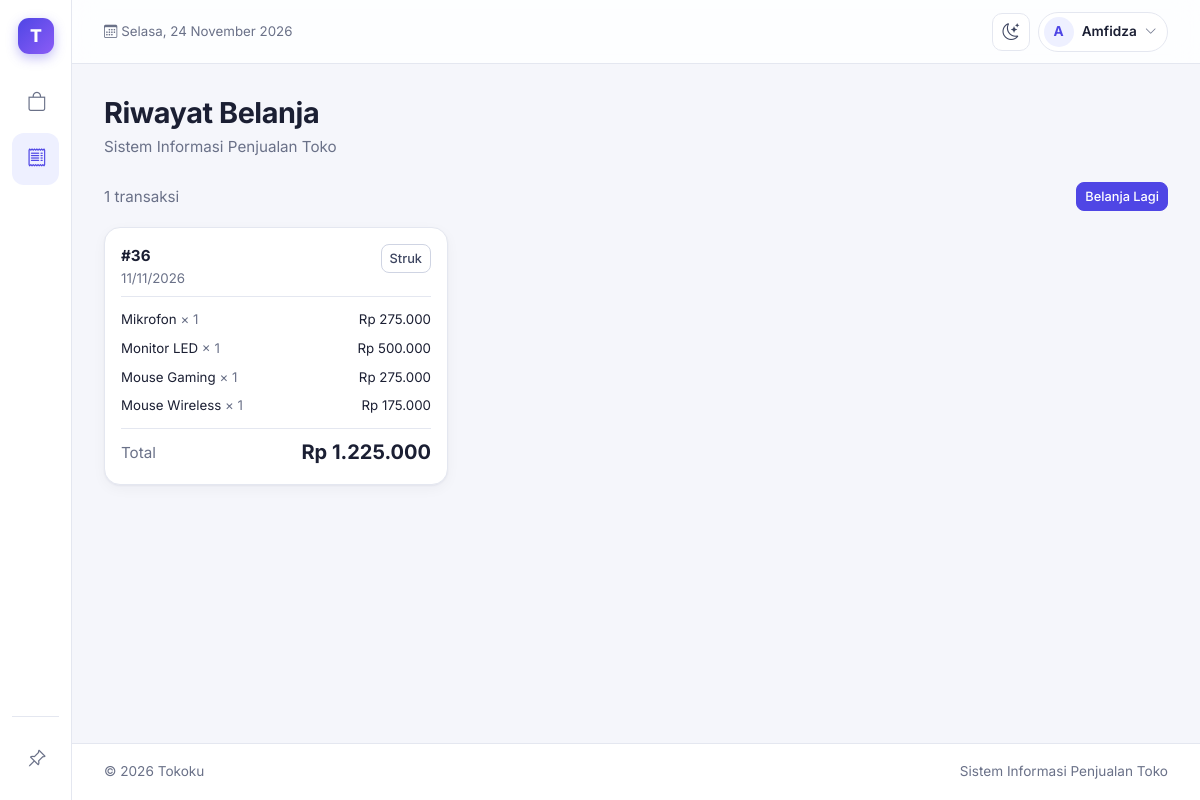
Before: /tokoku/index.php?page=riwayat (signed in) with the older database file.
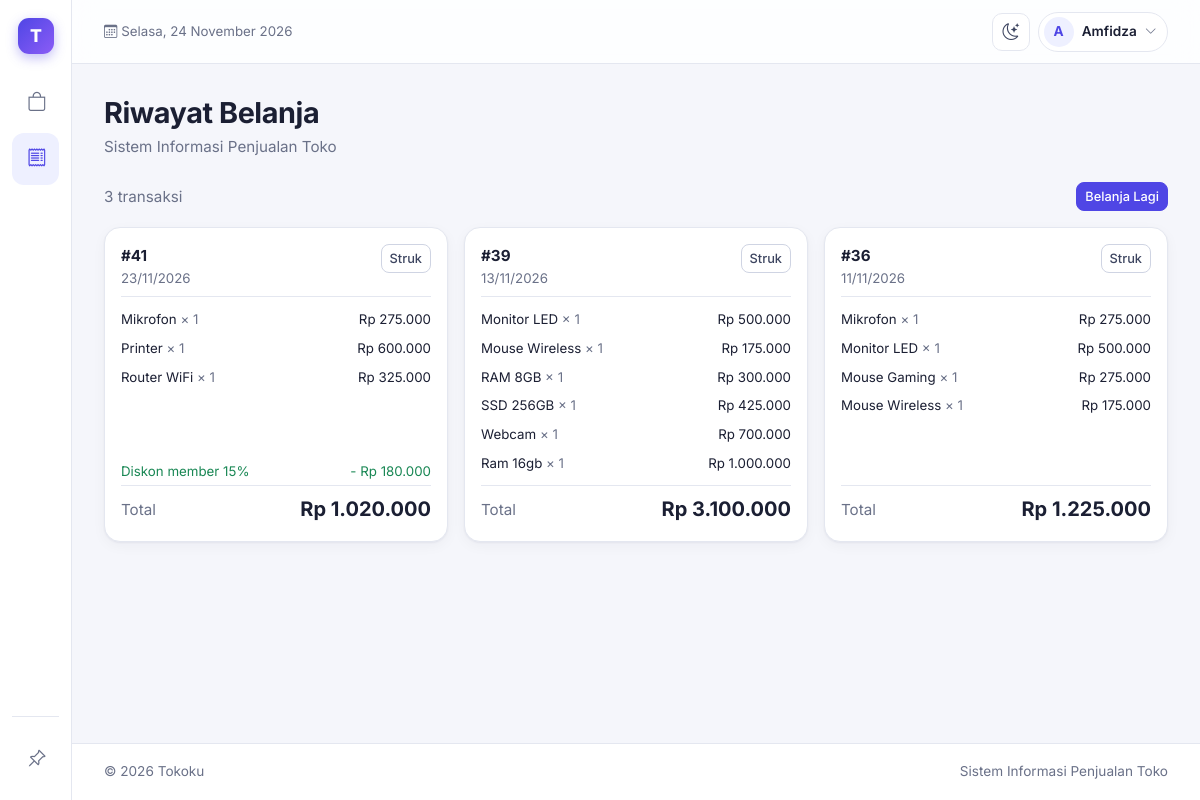
After: the same page with the newer database file.
### tables this page shows
CREATE TABLE `tbl_user` (
  `id_user` int(11) NOT NULL,
  `username` varchar(30) NOT NULL,
  `password_hash` varchar(255) NOT NULL,
  `nama_lengkap` varchar(100) NOT NULL,
  `role` enum('admin','petugas','pelanggan') NOT NULL DEFAULT 'pelanggan',
  `id_pelanggan` int(11) DEFAULT NULL,
  `dibuat` timestamp NOT NULL DEFAULT current_timestamp()
);

CREATE TABLE `tbl_transaksi` (
  `id_transaksi` int(11) NOT NULL,
  `tanggal` date DEFAULT NULL,
  `id_pelanggan` int(11) DEFAULT NULL,
  `total_belanja` decimal(12,2) DEFAULT NULL,
  `metode_bayar` varchar(10) NOT NULL DEFAULT 'tunai',
  `subtotal` decimal(12,2) DEFAULT NULL,
  `diskon_persen` decimal(5,2) NOT NULL DEFAULT 0.00,
  `diskon` decimal(12,2) NOT NULL DEFAULT 0.00,
  `id_member` int(11) DEFAULT NULL,
  `poin_didapat` int(11) DEFAULT 0
);

CREATE TABLE `tbl_detail_transaksi` (
  `id_detail` int(11) NOT NULL,
  `id_transaksi` int(11) DEFAULT NULL,
  `id_produk` int(11) DEFAULT NULL,
  `nama_produk` varchar(100) DEFAULT NULL,
  `jumlah` int(11) DEFAULT NULL,
  `harga` decimal(12,2) DEFAULT NULL
);

### tokoku/index.php (called while the page is built, shortened)
<?php
require_once __DIR__ . '/config/database.php';
require_once __DIR__ . '/includes/functions.php';
require_once __DIR__ . '/includes/auth.php';
require_login($pdo);
$user = user_login();
$pages = array_intersect_key(
    semua_halaman(),
    array_flip(izin_halaman($user['role']))
);
$page = $_GET['page'] ?? '';
$pageTitle = $pages[$page];
require_once __DIR__ . '/includes/header.php';
require __DIR__ . '/pages/' . $page . '.php';
require_once __DIR__ . '/includes/footer.php';

### tokoku/includes/functions.php (called while the page is built, shortened)
<?php
function e($value)
{
    return htmlspecialchars((string) $value, ENT_QUOTES, 'UTF-8');
}
function rupiah($angka)
{
    return 'Rp ' . number_format((float) $angka, 0, ',', '.');
}

### tokoku/includes/auth.php (called while the page is built, shortened)
<?php
function semua_halaman()
{
    return [
        'dashboard' => 'Dashboard',
        'petugas' => 'Dashboard',
        'pelanggan' => 'Pelanggan',
        'member' => 'Member',
        'produk' => 'Produk',
        'transaksi' => 'Transaksi',
        'laporan' => 'Laporan Penjualan',
        'log' => 'Log Aktivitas',
        'belanja' => 'Belanja',
        'riwayat' => 'Riwayat Belanja',
        'user' => 'Kelola User'
    ];
}
function izin_halaman($role)
{
    $izin = [
        'admin' => ['dashboard', 'pelanggan', 'member', 'produk', 'transaksi', 'laporan', 'log', 'user'],
        'petugas' => ['petugas', 'transaksi', 'member'],
        'pelanggan' => ['belanja', 'riwayat']
    ];
    return $izin[$role] ?? [];
}
function user_login()
{
    return $_SESSION['user'] ?? null;
}
function require_login(PDO $pdo)
{
    $id = $_SESSION['user']['id_user'] ?? 0;
    $stmt = $pdo->prepare("
        SELECT id_user, username, nama_lengkap, role, id_pelanggan
        FROM tbl_user
        WHERE id_user = ?
    ");
    $stmt->execute([$id]);
}

### tokoku/pages/riwayat.php (the view, shortened to what this page needs)
<?php
$idPelanggan = $user['id_pelanggan'] ?? null;
$data = [];
$rincian = [];
if ($idPelanggan) {
    $stmt = $pdo->prepare("
        SELECT id_transaksi, tanggal, total_belanja, subtotal, diskon, diskon_persen
        FROM tbl_transaksi
        WHERE id_pelanggan = ?
        ORDER BY id_transaksi DESC
    ");
    $stmt->execute([$idPelanggan]);
    $data = $stmt->fetchAll();
    $stmt = $pdo->prepare("
        SELECT d.id_transaksi, d.nama_produk, d.jumlah, d.harga
        FROM tbl_detail_transaksi d
        INNER JOIN tbl_transaksi t
            ON d.id_transaksi = t.id_transaksi
        WHERE t.id_pelanggan = ?
        ORDER BY d.id_detail
    ");
    $stmt->execute([$idPelanggan]);
    foreach ($stmt->fetchAll() as $d) {
        $rincian[$d['id_transaksi']][] = $d;
    }
}
?>
<div class="d-flex justify-content-between align-items-center mb-3">
    <div class="text-secondary">
        <?= count($data) ?> transaksi
    </div>
    <a href="index.php?page=belanja" class="btn btn-dark btn-sm">
        Belanja Lagi
    </a>
</div>
<div class="row g-3">
    <?php foreach ($data as $row): ?>
        <div class="col-12 col-md-6 col-xl-4">
            <div class="card h-100" style="border-radius: 16px;">
                <div class="card-body d-flex flex-column">
                    <div class="d-flex justify-content-between align-items-start mb-2">
                        <div>
                            <div class="fw-bold">#<?= e($row['id_transaksi']) ?></div>
                            <div class="small text-secondary">
                                <?= e(date('d/m/Y', strtotime($row['tanggal']))) ?>
                            </div>
                        </div>
                        <a href="struk.php?id=<?= e($row['id_transaksi']) ?>"
                           target="_blank"
                           class="btn btn-sm btn-outline-dark">
                            Struk
                        </a>
                    </div>
                    <div class="border-top pt-2 mb-2">
                        <?php foreach ($rincian[$row['id_transaksi']] ?? [] as $item): ?>
                            <div class="d-flex justify-content-between gap-2 small py-1">
                                <span>
                                    <?= e($item['nama_produk']) ?>
                                    <span class="text-secondary">&times; <?= e($item['jumlah']) ?></span>
                                </span>
                                <span class="text-nowrap">
                                    <?= rupiah($item['harga'] * $item['jumlah']) ?>
                                </span>
                            </div>
                        <?php endforeach; ?>
                    </div>
                    <?php if ((float) $row['diskon'] > 0): ?>
                        <div class="d-flex justify-content-between small text-success pb-1 mt-auto">
                            <span>Diskon member <?= (float) $row['diskon_persen'] ?>%</span>
                            <span>- <?= rupiah($row['diskon']) ?></span>
                        </div>
                    <?php endif; ?>
                    <div class="d-flex justify-content-between align-items-center border-top pt-2 <?= (float) $row['diskon'] > 0 ? '' : 'mt-auto' ?>">
                        <span class="text-secondary">Total</span>
                        <span class="fw-bold fs-5">
                            <?= rupiah($row['total_belanja']) ?>
                        </span>
                    </div>
                </div>
            </div>
        </div>
    <?php endforeach; ?>
</div>

### tokoku/includes/header.php (shortened to what this page needs)
<?php
$ikonMenu = [
    'dashboard' => 'bi-grid-1x2',
    'petugas' => 'bi-grid-1x2',
    'pelanggan' => 'bi-people',
    'produk' => 'bi-box-seam',
    'transaksi' => 'bi-cash-coin',
    'laporan' => 'bi-bar-chart-line',
    'log' => 'bi-clock-history',
    'belanja' => 'bi-bag',
    'riwayat' => 'bi-receipt',
    'user' => 'bi-person-gear'
];
$inisial = mb_strtoupper(mb_substr(trim($user['nama_lengkap'] ?? ''), 0, 1));
$inisial = $inisial !== '' ? $inisial : '?';
$namaHari = ['Minggu', 'Senin', 'Selasa', 'Rabu', 'Kamis', 'Jumat', 'Sabtu'];
$namaBulan = [
    1 => 'Januari', 'Februari', 'Maret', 'April', 'Mei', 'Juni',
    'Juli', 'Agustus', 'September', 'Oktober', 'November', 'Desember'
];
$tanggalHariIni = $namaHari[(int) date('w')] . ', '
    . date('j') . ' ' . $namaBulan[(int) date('n')] . ' ' . date('Y');
?>
<!DOCTYPE html>
<html lang="id" data-bs-theme="light">
<head>
    <link href="https://cdn.jsdelivr.net/npm/bootstrap@5.3.3/dist/css/bootstrap.min.css" rel="stylesheet">
    <link href="https://cdn.jsdelivr.net/npm/bootstrap-icons@1.11.3/font/bootstrap-icons.min.css" rel="stylesheet">
    <link rel="stylesheet" href="assets/css/style.css">
</head>
<body data-page="<?= e($page) ?>">
<div class="app-shell">
    <aside class="sidebar" id="sidebar" aria-label="Menu utama">
        <a class="sidebar-brand" href="index.php">
            <span class="brand-icon">T</span>
        </a>
        <nav class="sidebar-nav">
            <?php foreach ($pages as $key => $label): ?>
                <a class="sidebar-link <?= $page === $key ? 'active' : '' ?>"
                   href="index.php?page=<?= e($key) ?>"
                   title="<?= e($label) ?>"
                   <?= $page === $key ? 'aria-current="page"' : '' ?>>
                    <i class="bi <?= e($ikonMenu[$key] ?? 'bi-circle') ?>"></i>
                </a>
            <?php endforeach; ?>
        </nav>
        <div class="sidebar-foot d-none d-lg-block">
            <button type="button"
                    class="sidebar-link"
                    data-sidebar-pin
                    aria-pressed="false">
                <i class="bi bi-pin-angle ikon-pin-off"></i>
            </button>
        </div>
    </aside>
    <div class="app-content">
        <header class="topbar">
            <span class="text-secondary small d-none d-lg-inline">
                <i class="bi bi-calendar3 me-1"></i><?= e($tanggalHariIni) ?>
            </span>
            <div class="ms-auto d-flex align-items-center gap-2">
                <button type="button"
                        class="btn-ikon"
                        data-tema-toggle
                        aria-label="Ganti tema"
                        title="Ganti tema">
                    <i class="bi bi-moon-stars ikon-gelap"></i>
                </button>
                <div class="dropdown">
                    <button type="button"
                            class="btn-user"
                            data-bs-toggle="dropdown"
                            aria-expanded="false"
                            aria-label="Menu akun">
                        <span class="avatar"><?= e($inisial) ?></span>
                        <span class="d-none d-sm-inline"><?= e($user['nama_lengkap']) ?></span>
                        <i class="bi bi-chevron-down small text-secondary"></i>
                    </button>
                </div>
            </div>
        </header>
        <main class="app-main">
            <div class="page-header mb-4">
                <h3 class="fw-bold mb-1"><?= e($pageTitle) ?></h3>
                <p class="text-secondary mb-0">
                    Sistem Informasi Penjualan Toko
                </p>
            </div>

### tokoku/includes/footer.php (shortened to what this page needs)
</main>
        <footer class="app-footer">
            <div class="app-footer-inner">
                <span>&copy; <?= date('Y') ?> Tokoku</span>
                <span>Sistem Informasi Penjualan Toko</span>
            </div>
        </footer>
    </div>
</div>
</body>
</html>

Changed rows visible on the page:
added tbl_transaksi: id_transaksi "41", tanggal "23/11/2026", diskon_persen "15", diskon "Rp 180.000", total_belanja "Rp 1.020.000"
added tbl_detail_transaksi: nama_produk "Mikrofon", jumlah "1", rupiah($item['harga'] * $item['jumlah']) "Rp 275.000", shown under "41"
added tbl_detail_transaksi: nama_produk "Printer", jumlah "1", rupiah($item['harga'] * $item['jumlah']) "Rp 600.000", shown under "41"
added tbl_detail_transaksi: nama_produk "Router WiFi", jumlah "1", rupiah($item['harga'] * $item['jumlah']) "Rp 325.000", shown under "41"
added tbl_transaksi: id_transaksi "39", tanggal "13/11/2026", total_belanja "Rp 3.100.000"
added tbl_detail_transaksi: nama_produk "Monitor LED", jumlah "1", rupiah($item['harga'] * $item['jumlah']) "Rp 500.000", shown under "39"
added tbl_detail_transaksi: nama_produk "Mouse Wireless", jumlah "1", rupiah($item['harga'] * $item['jumlah']) "Rp 175.000", shown under "39"
added tbl_detail_transaksi: nama_produk "RAM 8GB", jumlah "1", rupiah($item['harga'] * $item['jumlah']) "Rp 300.000", shown under "39"
added tbl_detail_transaksi: nama_produk "SSD 256GB", jumlah "1", rupiah($item['harga'] * $item['jumlah']) "Rp 425.000", shown under "39"
added tbl_detail_transaksi: nama_produk "Webcam", jumlah "1", rupiah($item['harga'] * $item['jumlah']) "Rp 700.000", shown under "39"
added tbl_detail_transaksi: nama_produk "Ram 16gb", jumlah "1", rupiah($item['harga'] * $item['jumlah']) "Rp 1.000.000", shown under "39"
Other visible differences:
count($data): "1" → "3"
